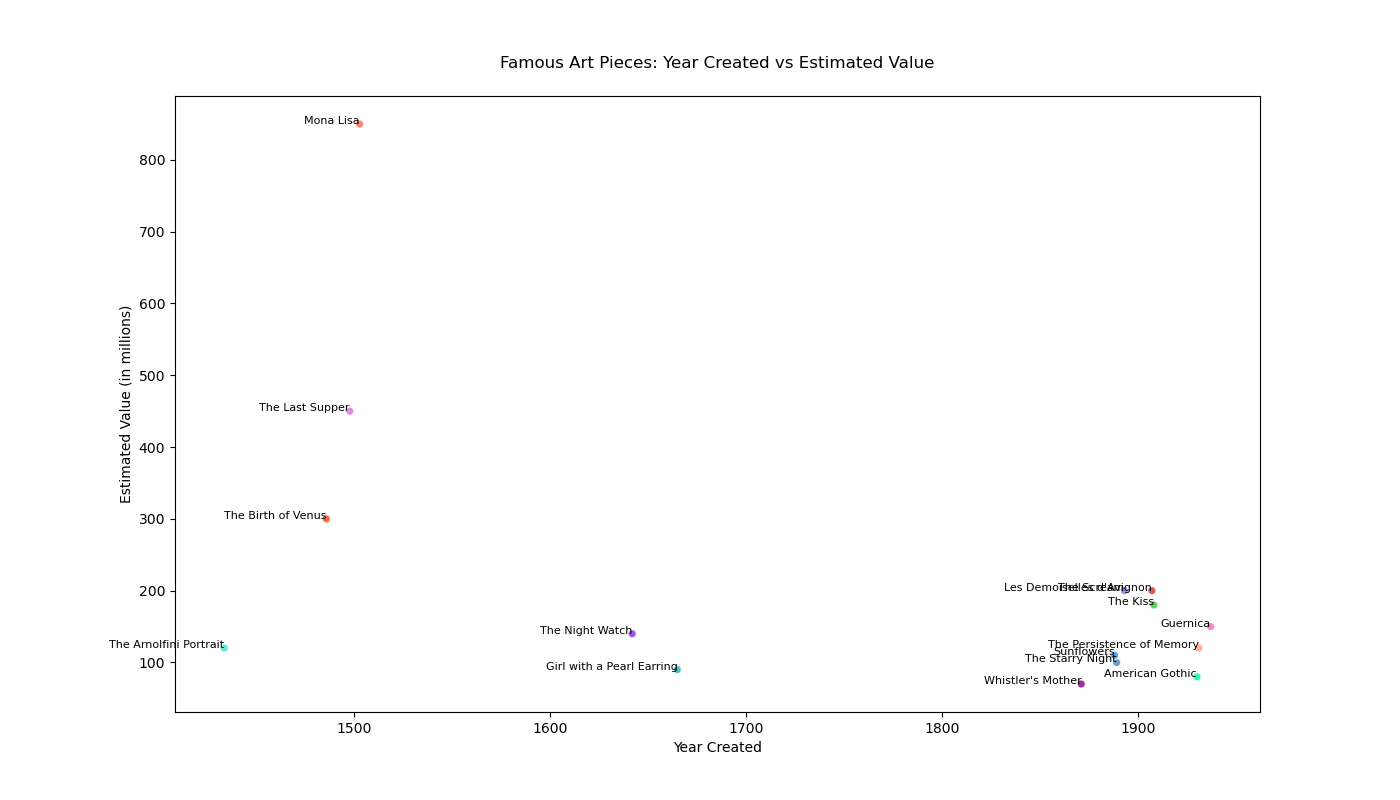

Recreate this plot in Python.

import matplotlib.pyplot as plt

# Data
art_pieces = [
    "Mona Lisa", "The Starry Night", "The Persistence of Memory", "Girl with a Pearl Earring",
    "The Scream", "Guernica", "The Night Watch", "American Gothic", 
    "Les Demoiselles d'Avignon", "The Birth of Venus", "The Last Supper", 
    "Sunflowers", "The Kiss", "Whistler's Mother", "The Arnolfini Portrait"
]
years_created = [1503, 1889, 1931, 1665, 1893, 1937, 1642, 1930, 1907, 1486, 1498, 1888, 1908, 1871, 1434]
estimated_values = [850, 100, 120, 90, 200, 150, 140, 80, 200, 300, 450, 110, 180, 70, 120]

# Scatter plot
fig, ax = plt.subplots(figsize=(14, 8))  # Change the width and height of the chart
scatter = ax.scatter(
    years_created,
    estimated_values,
    alpha=0.8,
    c=[
        '#FF6347', '#4682B4', '#FFA07A', '#20B2AA', '#8470FF',
        '#FF69B4', '#8A2BE2', '#00FA9A', '#CD3333', '#FF4500',
        '#DA70D6', '#1E90FF', '#32CD32', '#800080', '#40E0D0'
    ],
    edgecolors='w'
)

# Customizing the looks of the plot
ax.set_title('Famous Art Pieces: Year Created vs Estimated Value', pad=20)
ax.set_xlabel('Year Created')
ax.set_ylabel('Estimated Value (in millions)')

# Adding the art piece names as labels next to each point
for i, art_piece in enumerate(art_pieces):
    ax.annotate(art_piece, (years_created[i], estimated_values[i]), fontsize=8, ha='right')

plt.show()
